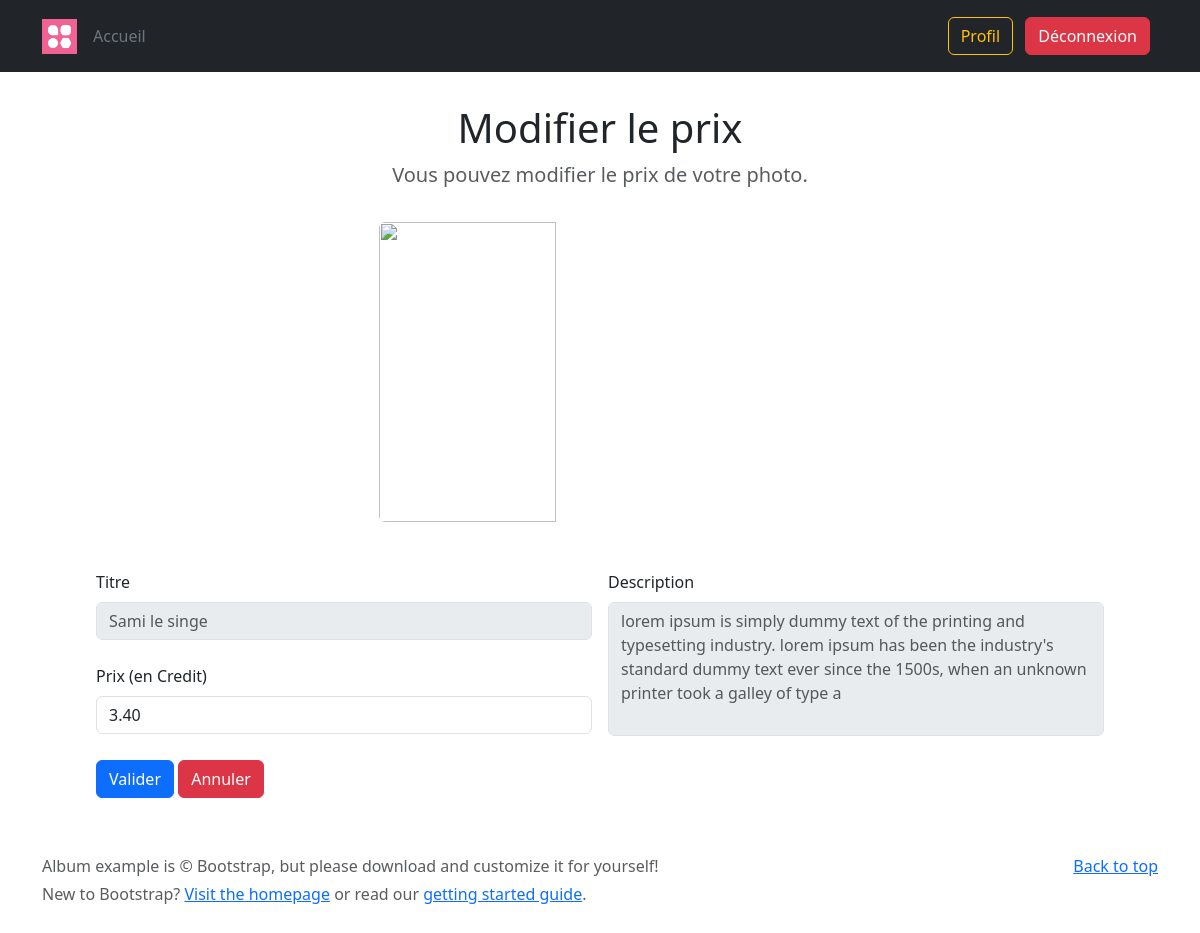
Screenshot of /editPhoto.php?id=50 (signed in) with the database file from the repository.
### tables this page shows
CREATE TABLE `photo` (
  `idPhoto` int(11) NOT NULL AUTO_INCREMENT,
  `creditPricePhoto` decimal(9,2) NOT NULL,
  `isBuyPhoto` int(11) DEFAULT NULL,
  `titlePhoto` varchar(70) NOT NULL,
  `descriptionPhoto` mediumtext NOT NULL,
  `datePublicPhoto` datetime NOT NULL DEFAULT CURRENT_TIMESTAMP,
  `idUserPhotographer` int(11) NOT NULL,
  PRIMARY KEY (`idPhoto`)
);

### assets/config/global.inc.php (called while the page is built, shortened)
<?php
    $defaultLanguage = "fr";

### assets/class/Photo.class.php (called while the page is built, shortened)
<?php
class Photo {
    private $_idPhoto;
    public function getIdPhoto() {
        return $this->_idPhoto;
    }
    public function setIdPhoto($data) {
        if(is_int($data)) {
            if($data >= 0) {
                $this->_idPhoto = htmlspecialchars($data);
            }
        }
    }
    public function hydrate(array $data) {
        foreach($data as $key => $value) {
            $method = "set$key";
        }
    }
}
?>

### assets/class/PhotoManager.class.php (called while the page is built, shortened)
<?php
    class PhotoManager extends Outils {
        private $_db;
        private function setDB(PDO $db) {
            $this->_db = $db;
        }
        public function recupDate(Photo $photo) {
            $id = $photo->getIdPhoto();
            $q = $this->_db->prepare("SELECT * FROM photo WHERE idPhoto = :id;");
            $q->execute([
                ':id' => $id
            ]);
            return $q->fetch(PDO::FETCH_ASSOC);
        }
    }

### assets/class/GlobalsManager.class.php (called while the page is built, shortened)
<?php
    class GlobalsManager extends Outils {
        private $_db;
        private function setDB(PDO $db) {
            $this->_db = $db;
        }
        public function recupCosts() {
            $q = $this->_db->prepare('SELECT costs FROM globals');
            $q->execute();
            return (float) $q->fetch(PDO::FETCH_ASSOC)['costs'];
        }
    }

### editPhoto.php (the view, shortened to what this page needs)
<?php
    include_once $_SERVER['DOCUMENT_ROOT'].'/assets/config/functions.inc.php';
    $outil = new Outils;
    $id = $_GET['id'];
    $photo = new Photo(
        [
        'IdPhoto' => (int) $id
        ]
    );
    $photoManager = new PhotoManager($db);
    $dataPhoto = $photoManager->recupDate($photo);
    $globalsManager = new GlobalsManager($db);
    $costs = (int) $globalsManager->recupCosts();
?>
<!DOCTYPE html>
<html lang="<?= $defaultLanguage; ?>">
<head>
</head>
<body>
    <main>
        <?= $outil->generateTitleBlok("Modifier le prix","Vous pouvez modifier le prix de votre photo."); ?>
        <div class="px-5">
            <div class="mb-5">
                <img class="rounded mx-auto d-block" src="<?= $linkImage ?>" width="40%" height="300" role="img">
            </div>
            <form method="post" enctype="multipart/form-data" class="needs-validation px-5" novalidate>
                <div class="row g-3">
                    <div class="col">
                        <label class="form-label">Titre</label>
                        <input type="text" class="form-control" placeholder="<?= $dataPhoto['titlePhoto'] ?>" disabled>
                        <label for="creditPricePhoto" class="form-label mt-4">Prix (en Credit)</label>
                        <input type="number" onkeypress="setTimeout('creditEgalEuroForFormAddPhoto(<?= $costs ?>)', 100);" onkeydown="setTimeout('creditEgalEuroForFormAddPhoto(<?= $costs ?>)', 100);" onchange="setTimeout('creditEgalEuroForFormAddPhoto(<?= $costs ?>)', 100);" step="0.01" min="2" max="100" class="form-control" id="creditPricePhoto" name="creditPricePhoto" placeholder="2.34" autocomplete="off" value="<?= $dataPhoto['creditPricePhoto'] ?>" required>
                    </div>
                    <div class="col">
                        <label class="form-label">Description</label>
                        <textarea class="form-control" placeholder="<?= $dataPhoto['descriptionPhoto'] ?>" rows="5" disabled></textarea>
                    </div>
                </div>
                <div class="mt-3">
                    <button type="submit" name="valid" class="btn btn-primary">Valider</button>
                    <a href="index.php" class="btn btn-danger my-2">Annuler</a>
                </div>
            </form>
        </div>
    </main>
</body>
</html>

### assets/css/style.css (style rules this page uses)
img { object-fit: cover; }

### editPhoto.php (style rules this page uses)
textarea { resize: none; }

### rows the page displays
photo: titlePhoto "Sami le singe", creditPricePhoto "3.40", descriptionPhoto "lorem ipsum is simply dummy text of the printing and typesetting industry. lorem ipsum has been the industry's standard dummy text ever since the 1500s, when an unknown printer took a galley of type a"

### other values shown
$title "Modifier le prix"
$description "Vous pouvez modifier le prix de votre photo."
